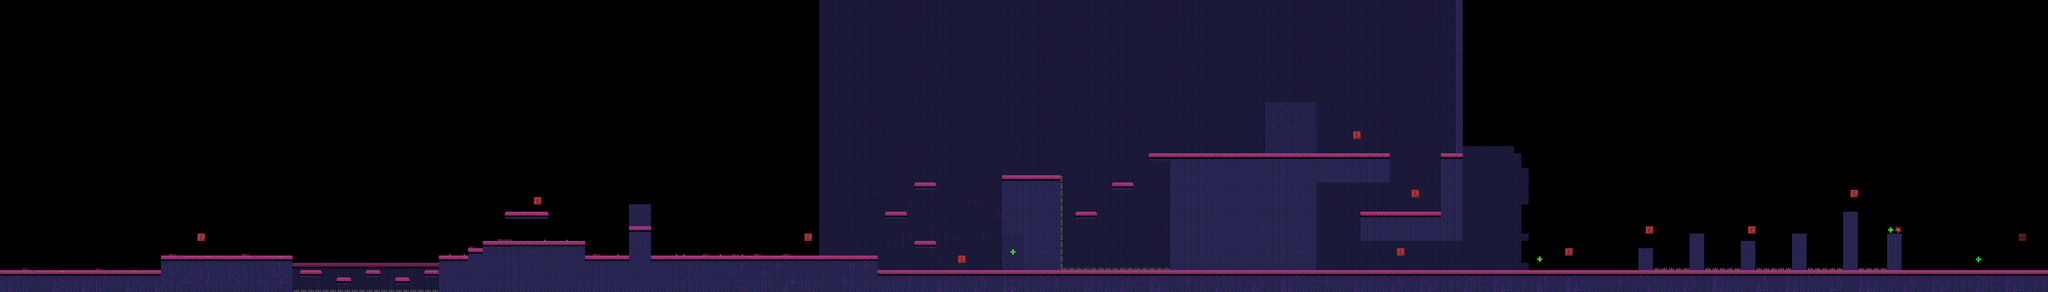

A level layout from a 2D game, rendered from its tile map. Below: a short description, then the map file with tile-grid data replaced by summaries:
An orthogonal 280x40 tile map with 32x32 px tiles, 5 tile layers (Слой тайлов 4, Слой тайлов 1, Слой тайлов 2, Слой тайлов 3, ...).

<map version="1.10" tiledversion="1.11.2" orientation="orthogonal" renderorder="right-down" width="280" height="40" tilewidth="32" tileheight="32" infinite="0" nextlayerid="12" nextobjectid="3">
 <tileset firstgid="1" source="32-32.tsx" />
 <layer id="10" name="Слой тайлов 4" width="280" height="40">
  <data>[11200 cells, 275 non-empty, 9 distinct tile ids]</data>
 </layer>
 <layer id="1" name="Слой тайлов 1" width="280" height="40">
  <data>[11200 cells, 1688 non-empty, 19 distinct tile ids]</data>
 </layer>
 <layer id="2" name="Слой тайлов 2" width="280" height="40">
  <data>[11200 cells, 2647 non-empty, 19 distinct tile ids]</data>
 </layer>
 <layer id="9" name="Слой тайлов 3" width="280" height="40">
  <data>[11200 cells, 202 non-empty, 3 distinct tile ids]</data>
 </layer>
 <layer id="11" name="Слой тайлов 5" width="280" height="40">
  <data>[11200 cells, 3 non-empty, 2 distinct tile ids]</data>
 </layer>
</map>